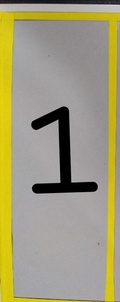
#> input picture sample1.jpg, 120 x 302 px, shrunk from 248 x 624 before the run
$ python minmatch.py
#> lines starting #> are read from the running program, lines starting #| are printed output that depends on the picture
# -*- coding: utf-8 -*-
"""
Created on Wed Jan 22 16:31:24 2020

@author: Suraj.Negi
"""
import numpy as np
import cv2 as cv
from matplotlib import pyplot as plt

MIN_MATCH_COUNT = 10
img1 = cv.imread('sample1.jpg', 0)
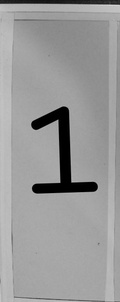
#> img1: shape (302, 120); min 0, max 213, mean 153.4
img2 = cv.imread('sample.jpg', 0)
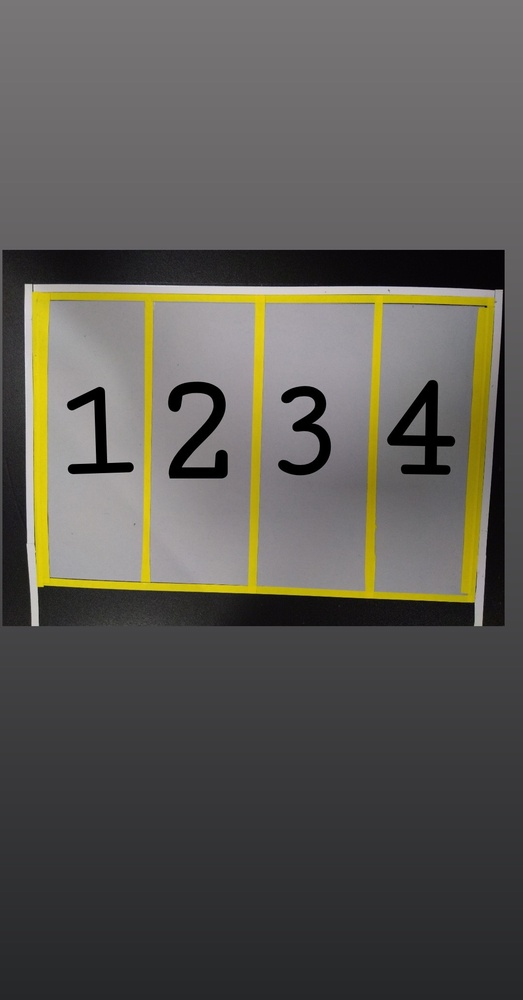
#> input picture sample.jpg, 523 x 1000 px, shrunk from 1080 x 2065 before the run
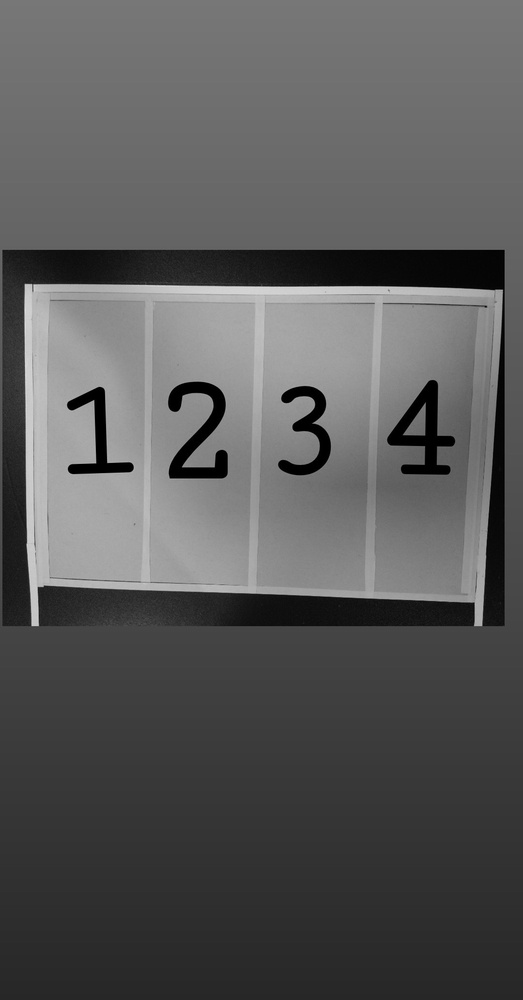
#> img2: shape (1000, 523); min 0, max 224, mean 89.2

sift = cv.xfeatures2d.SIFT_create()

kp1, des1 = sift.detectAndCompute(img1, None)
#> kp1 = 16 keypoints; strongest (x, y, size): (39, 188, 8), (38, 124, 8.1), (90, 187, 8.3), (61, 115, 12.1)
kp2, des2 = sift.detectAndCompute(img2, None)
#> kp2 = 146 keypoints; strongest (x, y, size): (75, 469, 8.1), (73, 404, 8.1), (126, 467, 8.2), (288, 396, 8.7)

FLANN_INDEX_KDTREE = 1
index_params = dict(algorithm = FLANN_INDEX_KDTREE, trees = 5)
search_params = dict(checks = 50)

flann = cv.FlannBasedMatcher(index_params, search_params)

matches = flann.knnMatch(des1, des2, k=2)
#> matches = 16 matches
good = []
for m,n in matches:
#> (the run stopped early here; a loop or call above may not have finished)
